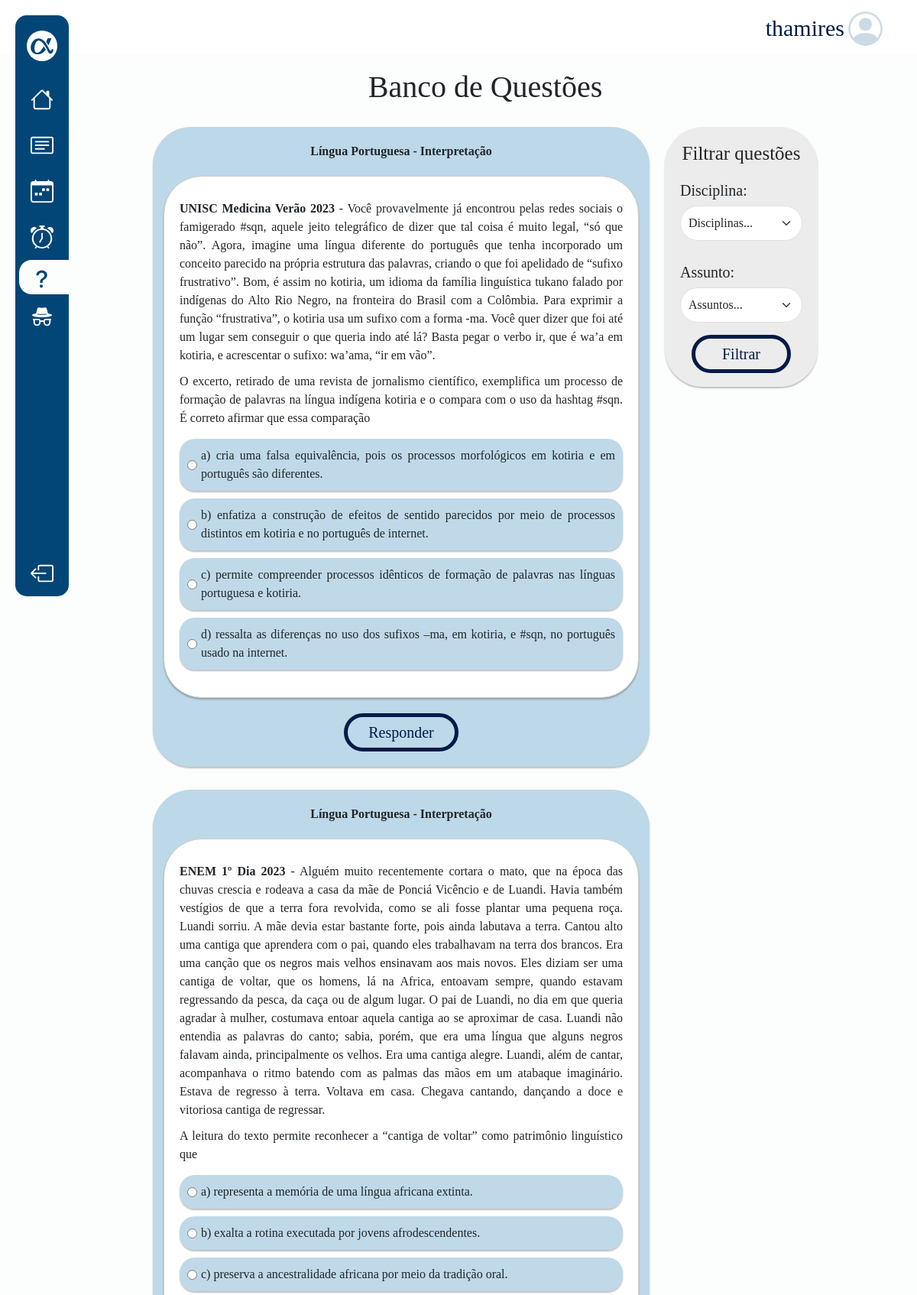
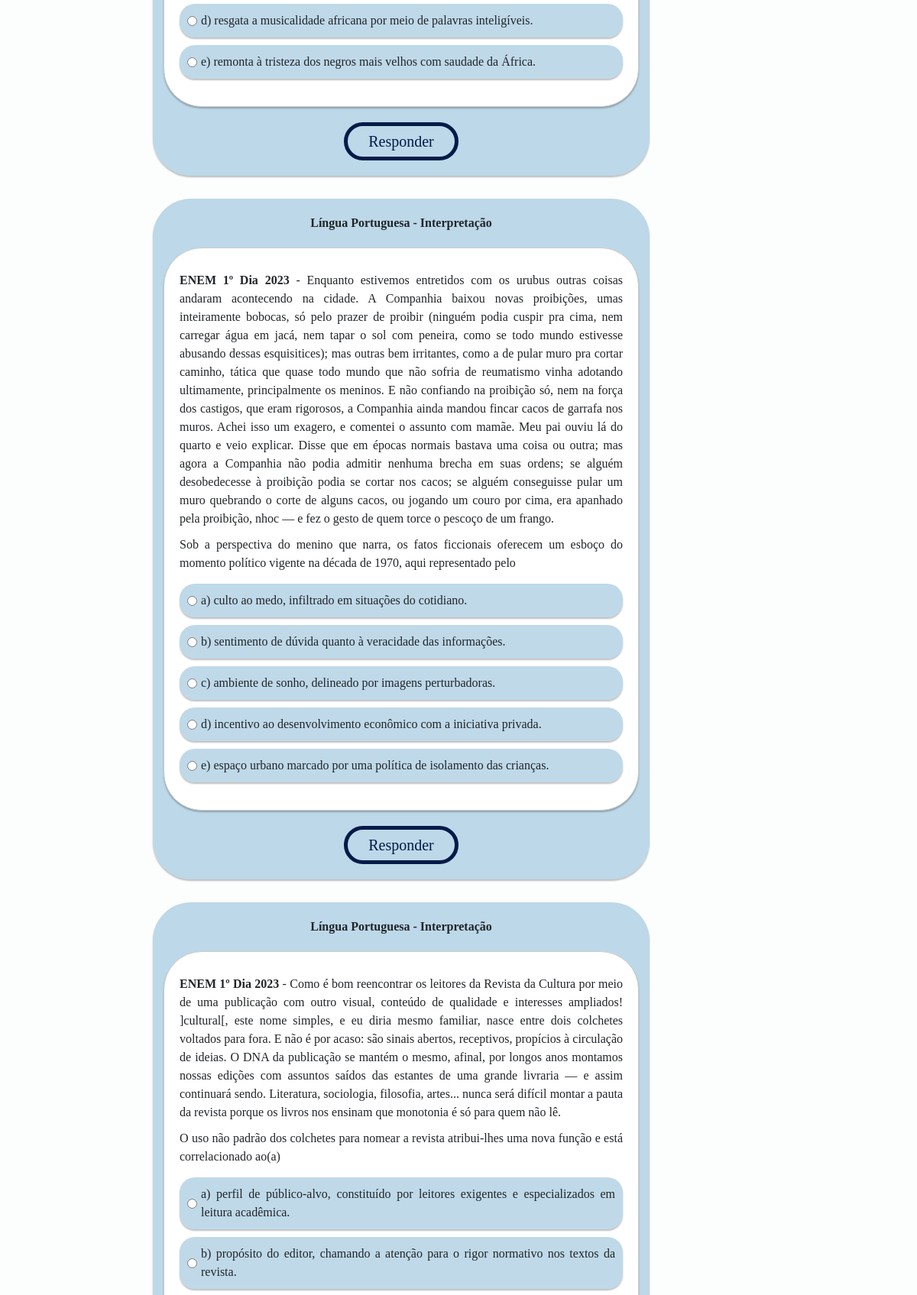
The app's page /questoes/ (signed in, upper part) with its own data (2 pictures, top to bottom).
### core/models.py (models this page shows)
class Profile(models.Model):
    user = models.OneToOneField(User, on_delete=models.CASCADE)
    email = models.EmailField()
    telefone = models.CharField(max_length=11)
    endereco = models.CharField(max_length=200)
    image = models.ImageField(default='perfil/img/personcircle.png', upload_to='perfil/img')

### questoes/models.py (models this page shows, shortened)
class Questao(models.Model):
    disciplina = models.ForeignKey(Disciplina, on_delete=models.CASCADE)
    assunto = models.ForeignKey(Assunto, on_delete=models.CASCADE, null=True)
    instituicao_ano = models.CharField(max_length=150, default="")
    texto = models.TextField(default="")
    enunciado = models.TextField(default="")

class Disciplina(models.Model):
    nome = models.CharField(max_length=100, default="")
    def __str__(self):
        return self.nome

class Assunto(models.Model):
    disciplina = models.ForeignKey(Disciplina, on_delete=models.CASCADE)
    assunto = models.CharField(max_length=150, default="")
    def __str__(self):
        return self.assunto

class Alternativa(models.Model):
    questao = models.ForeignKey(Questao, related_name='alternativas', on_delete=models.CASCADE)
    texto = models.TextField(default="")
    correta = models.BooleanField(default=False)

### questoes/views.py (the view)
# urls.py: path('questoes/', lista_questoes, name='lista_questoes'),
@login_required
def lista_questoes(request):
    disciplinas = Disciplina.objects.all()
    disciplina_id = request.GET.get('disciplina')
    assuntos = []
    if disciplina_id:
        assuntos = Assunto.objects.filter(disciplina_id=disciplina_id)
    assunto_id = request.GET.get('assunto')
    questoes = Questao.objects.all()
    if disciplina_id:
        questoes = questoes.filter(disciplina_id=disciplina_id)
    if assunto_id:
        questoes = questoes.filter(assunto_id=assunto_id)
    questoes_por_pagina = 5
    paginator = Paginator(questoes, questoes_por_pagina)
    page_number = request.GET.get('page')
    page = paginator.get_page(page_number)
    return render(request, 'questoes/pages/lista_questoes.html', {
        'disciplinas': disciplinas,
        'assuntos': assuntos,
        'questoes': page,
        'disciplina_selecionada': int(disciplina_id) if disciplina_id else None,
        'assunto_selecionado': int(assunto_id) if assunto_id else None,
    })

### questoes/templates/questoes/pages/lista_questoes.html (shortened to what this page needs)
{% extends "core/partials/base.html" %}
{% load static %}
{% block head%}
<link rel="stylesheet" href="{% static 'questoes\css\style.css' %}">
{% endblock %}
{% block linkq%} ativo {% endblock %}
{% block content %}
<main class="main-content-container">
    <h1 class="title-questoes">Banco de Questões</h1>
    <div class="main">
        {% include 'questoes/partials/questoes.html' %}
        {% include 'questoes/partials/filtro.html' %}
    </div>
</main>
<br><br>
{% endblock %}

### core/templates/core/partials/base.html (shortened to what this page needs)
{% load static %}
<!DOCTYPE html>
<html lang="pt-br">
<head>
    <link href="https://cdn.jsdelivr.net/npm/bootstrap@5.3.2/dist/css/bootstrap.min.css" rel="stylesheet"
>
    {% block head%} {% endblock %}
    <link rel="stylesheet" href="{% static 'css/style.css' %}">
    <link rel="stylesheet" href="{% static 'core/css/dashboard.css' %}">
</head>
<body>
    <div class="d-flex">
        <header class="headerdash ">
            <div class="username">
                <p class="">{{user.username}}</p>
                <a href="{% url 'profile' %}">
                <img class="imguser" src="{{ user.profile.image.url }}" alt="">
                </a>
            </div>
        </header>
        <nav class="menu-lateral">
            <div class="items">
                <ul class="navul">
                    <li class="item-nav logo d-flex align-items-center justify-content-center">
                        <a href="{% url 'index' %}"><img class="navimg" src="{% static 'core/img/navlogo.svg' %}"
                                alt=""></a>
                    </li>
                    <li class="item-nav {% block linkh%} {% endblock %}">
                        <a href="{% url 'dashboard' %}"></a>
                    </li>
                    <li class="item-nav {% block linkf%} {% endblock %}">
                        <a href="{% url 'flashcards' %}"></a>
                    </li>
                    <li class="item-nav {% block linkc%} {% endblock %}">
                        <a href="{% url 'calendario' %}"></a>
                    </li>
                    <li class="item-nav {% block linkp%} {% endblock %}">
                        <a href="{% url 'pomodoro' %}"></a>
                    </li>
                    <li class="item-nav {% block linkq%} {% endblock %}">
                        <a href="{% url 'estatisticas' %}"></a>
                    </li>
                    {% if user.is_superuser %}
                        <li class="item-nav">
                            <a href="{% url 'arearestrita'%}">
                            </a>
                        </li>
                    {% endif %}
                    <li class="item-nav sair">
                        <a href="{% url 'logout' %}"></a>
                    </li>
                </ul>
            </div>
        </nav>
    </div>
    <main class="d-flex justify-content-center maincentro">
        <div class="centro">
            {% block content %}
            {% endblock %}
        </div>
    </main>
</body>
</html>

### questoes/templates/questoes/partials/questoes.html (shortened to what this page needs)
<div class="questao">
    {% for questao in questoes %}
    <form method="post" action="{% url 'verificar_resposta' %}">
        <div class="container-azul">
            <div class="instituicao_ano">
                <strong>{{ questao.disciplina}} - {{questao.assunto}}</strong>
            </div>
            <div class="central">
                <div class="container-branco">
                    <li class="questao_texto">
                        <strong>{{ questao.instituicao_ano }}</strong> - {{ questao.texto }}
                    </li>
                    <li class="questao_enunciado">{{ questao.enunciado }}</li>
                    <ul class="alternativas-container">
                        {% for alternativa in questao.alternativas.all %}
                        <li id="alternativa" {% if alternativa.correta %} class="alternativacorreta" {% endif %}>
                            <input type="radio" id="alternativa{{ alternativa.id }}" name="questao_{{ questao.id }}"
                                value="{{ alternativa.id }}">
                            <label for="alternativa{{ alternativa.id }}">{{ alternativa.texto }}</label><br>
                        </li>
                        {% endfor %}
                    </ul>
                </div>
            </div>
            <div class="responder">
                <input class="btn-responder" type="submit" value="Responder">
            </div>
        </div>
    </form>
    {% endfor %}
</div>

### questoes/static/questoes/css/style.css (style rules this page uses)
.main { margin: 0; padding: 0; display: flex; justify-content: center; align-items: center; align-items: flex-start; }
.container-azul { background: rgba(45, 130, 181, 0.30); width: 950px; border-radius: 50px; padding: 20px; margin-bottom: 30px; box-shadow: 0px 2px 2px rgba(0, 0, 0, 0.25); }
.central { display: flex; justify-content: center; align-items: center; }
.container-branco { background: #ffffff; width: 900px; border-radius: 50px; padding: 20px; border: 1px solid #ccc; text-align: center; margin-bottom: 20px; margin-top: 20px; box-shadow: 0px 2px 2px rgba(0, 0, 0, 0.25); }
#alternativa { background: rgb(45, 130, 181, 0.30); border-radius: 20px; max-width: 900px; box-shadow: 0px 2px 2px rgba(0, 0, 0, 0.25); margin-bottom: 10px; display: block; text-align: justify; padding: 10px; height: auto; display: flex; align-items: center; }
#alternativa label { margin-left: 5px; }
label { display: inline-block; }
.instituicao_ano { text-align: center; }
.title-questoes { text-align: center; padding: 20px; }
.questao_texto { text-align: justify; margin-bottom: 10px; margin-top: 10px; }
ul { list-style: none; }
.questao { list-style-type: none; }
.questao_enunciado { margin-bottom: 15px; text-align: justify; }
.btn-responder { border-radius: 100px; border: 5px solid #001B48; background: rgba(217, 217, 217, 0); width: 150px; height: 50px; margin: auto; display:block; }
.responder input { margin: auto; text-decoration: none; color: #001B48; font-size: 20px; }
.responder { text-align: center; }
p { text-align: justify; }
.alternativas-container { padding-left: 0%; }
@media (max-width: 1400px) { .container-azul { width: 800px; } }
@media (max-width: 1400px) { .container-branco { width: 750px; } }
@media (max-width: 1400px) { #alternativa { width: 710px; } }
@media (max-width: 1400px) { .alternativas-container { padding-left: 0%; } }
@media (max-width: 1200px) { .container-azul { width: 650px; } }
@media (max-width: 1200px) { .container-branco { width: 630px; } }
@media (max-width: 1200px) { #alternativa { width: 580px; } }
@media (max-width: 1200px) { .alternativas-container { padding-left: 0%; } }

### static/css/style.css (style rules this page uses)
:root { --cor-1: #001B48; --cor-2: #024577; --cor-3: #015C92; --cor-4: #2d82B5; --cor-5: #018ABE; --cor-6: #97C4D8; --cor-7: #88CDF6; --cor-8: #B6E6FF; --cor-9: #D6E8EE; --cor-10: #ECEFF1; }
* { font-family: 'Merriweather'; }
main { background-color: #FCFDFD; }
p { font-size: 16px; font-weight: 400; }
nav { width: 100%; }
.logo { max-height: 140px; }
.imguser { width: 45px !important; height: 45px !important; border-radius: 45px ; }

### core/static/core/css/dashboard.css (style rules this page uses)
* { margin: 0; padding: 0; }
.username { color: #001B48; display: flex; justify-content: flex-end; margin: 15px; max-width: 95%; }
.username p { margin: 5px; font-size: 30px; font-weight: 400; line-height: normal; }
.imguser { width: 45px !important; height: 45px !important; border-radius: 45px; }
.headerdash { height: 70px; background-color: #fff; width: 100%; }
body { background-color: #FCFDFD; }
nav.menu-lateral { width: 70px; height: 95vh; background-color: #024577; margin: 20px 0px 20px 20px; position: fixed; border-radius: 15px; }
.item-nav.logo { border-radius: 50%; width: 40px; height: 40px; background-color: #fff; margin-bottom: 20px; }
.item-nav svg { fill: #fff; }
.item-nav img { fill: #fff; }
.item-nav { padding-top: 15px; padding-bottom: 15px; display: flex; list-style-type: none; }
.ativo { background-color: #FCFDFD; border-radius: 16.5px; width: 80px; height: 45px; margin-left: 20px; padding: 10px 15px; }
.ativo svg { fill: #024577; }
.navul { margin-top: 20px; padding-left: 0; display: flex; flex-direction: column; align-items: center; justify-content: flex-start; }
ul .sair { position: absolute; bottom: 0; }
.centro { margin: auto; max-width: 90%; width: 100%; }
.maincentro { padding-left: 90px; }
@media (max-width: 1400px) { .maincentro { padding-left: 70px; } }

### records on screen
Questao: disciplina "Língua Portuguesa", assunto "Interpretação", instituicao_ano "UNISC Medicina Verão 2023", texto "Você provavelmente já encontrou pelas redes sociais o famigerado #sqn, aquele jeito telegráfico de dizer que tal coisa é muito legal, “só que não”. Agora, imagine uma língua diferente do português que tenha incorporado um conceito parecido na própria estrutura das palavras, criando o que foi apelidado de “sufixo frustrativo”. Bom, é assim no kotiria, um idioma da família linguística tukano falado por indígenas do Alto Rio Negro, na fronteira do Brasil com a Colômbia. Para exprimir a função “frustrativa”, o kotiria usa um sufixo com a forma -ma. Você quer dizer que foi até um lugar sem conseguir o que queria indo até lá? Basta pegar o verbo ir, que é wa’a em kotiria, e acrescentar o sufixo:…", enunciado "O excerto, retirado de uma revista de jornalismo científico, exemplifica um processo de formação de palavras na língua indígena kotiria e o compara com o uso da hashtag #sqn. É correto afirmar que essa comparação"
Alternativa: texto "a) cria uma falsa equivalência, pois os processos morfológicos em kotiria e em português são diferentes."
Alternativa: texto "b) enfatiza a construção de efeitos de sentido parecidos por meio de processos distintos em kotiria e no português de internet."
Alternativa: texto "c) permite compreender processos idênticos de formação de palavras nas línguas portuguesa e kotiria."
Alternativa: texto "d) ressalta as diferenças no uso dos sufixos –ma, em kotiria, e #sqn, no português usado na internet."
Questao: disciplina "Língua Portuguesa", assunto "Interpretação", instituicao_ano "ENEM 1º Dia 2023", texto "Alguém muito recentemente cortara o mato, que na época das chuvas crescia e rodeava a casa da mãe de Ponciá Vicêncio e de Luandi. Havia também vestígios de que a terra fora revolvida, como se ali fosse plantar uma pequena roça. Luandi sorriu. A mãe devia estar bastante forte, pois ainda labutava a terra. Cantou alto uma cantiga que aprendera com o pai, quando eles trabalhavam na terra dos brancos. Era uma canção que os negros mais velhos ensinavam aos mais novos. Eles diziam ser uma cantiga de voltar, que os homens, lá na Africa, entoavam sempre, quando estavam regressando da pesca, da caça ou de algum lugar. O pai de Luandi, no dia em que queria agradar à mulher, costumava entoar aquela…", enunciado "A leitura do texto permite reconhecer a “cantiga de voltar” como patrimônio linguístico que"
Alternativa: texto "a) representa a memória de uma língua africana extinta."
Alternativa: texto "b) exalta a rotina executada por jovens afrodescendentes."
Alternativa: texto "c) preserva a ancestralidade africana por meio da tradição oral."
Alternativa: texto "d) resgata a musicalidade africana por meio de palavras inteligíveis."
Alternativa: texto "e) remonta à tristeza dos negros mais velhos com saudade da África."
Questao: disciplina "Língua Portuguesa", assunto "Interpretação", instituicao_ano "ENEM 1º Dia 2023", texto "Enquanto estivemos entretidos com os urubus outras coisas andaram acontecendo na cidade. A Companhia baixou novas proibições, umas inteiramente bobocas, só pelo prazer de proibir (ninguém podia cuspir pra cima, nem carregar água em jacá, nem tapar o sol com peneira, como se todo mundo estivesse abusando dessas esquisitices); mas outras bem irritantes, como a de pular muro pra cortar caminho, tática que quase todo mundo que não sofria de reumatismo vinha adotando ultimamente, principalmente os meninos. E não confiando na proibição só, nem na força dos castigos, que eram rigorosos, a Companhia ainda mandou fincar cacos de garrafa nos muros. Achei isso um exagero, e comentei o assunto com…", enunciado "Sob a perspectiva do menino que narra, os fatos ficcionais oferecem um esboço do momento político vigente na década de 1970, aqui representado pelo"
Alternativa: texto "a) culto ao medo, infiltrado em situações do cotidiano."
Alternativa: texto "b) sentimento de dúvida quanto à veracidade das informações."
Alternativa: texto "c) ambiente de sonho, delineado por imagens perturbadoras."
Alternativa: texto "d) incentivo ao desenvolvimento econômico com a iniciativa privada."
Alternativa: texto "e) espaço urbano marcado por uma política de isolamento das crianças."
Questao: disciplina "Língua Portuguesa", assunto "Interpretação", instituicao_ano "ENEM 1º Dia 2023", texto "Como é bom reencontrar os leitores da Revista da Cultura por meio de uma publicação com outro visual, conteúdo de qualidade e interesses ampliados! ]cultural[, este nome simples, e eu diria mesmo familiar, nasce entre dois colchetes voltados para fora. E não é por acaso: são sinais abertos, receptivos, propícios à circulação de ideias. O DNA da publicação se mantém o mesmo, afinal, por longos anos montamos nossas edições com assuntos saídos das estantes de uma grande livraria — e assim continuará sendo. Literatura, sociologia, filosofia, artes... nunca será difícil montar a pauta da revista porque os livros nos ensinam que monotonia é só para quem não lê.", enunciado "O uso não padrão dos colchetes para nomear a revista atribui-lhes uma nova função e está correlacionado ao(a)"
Alternativa: texto "a) perfil de público-alvo, constituído por leitores exigentes e especializados em leitura acadêmica."
Alternativa: texto "b) propósito do editor, chamando a atenção para o rigor normativo nos textos da revista."

### other values on screen
{{ user.username }} "thamires"
